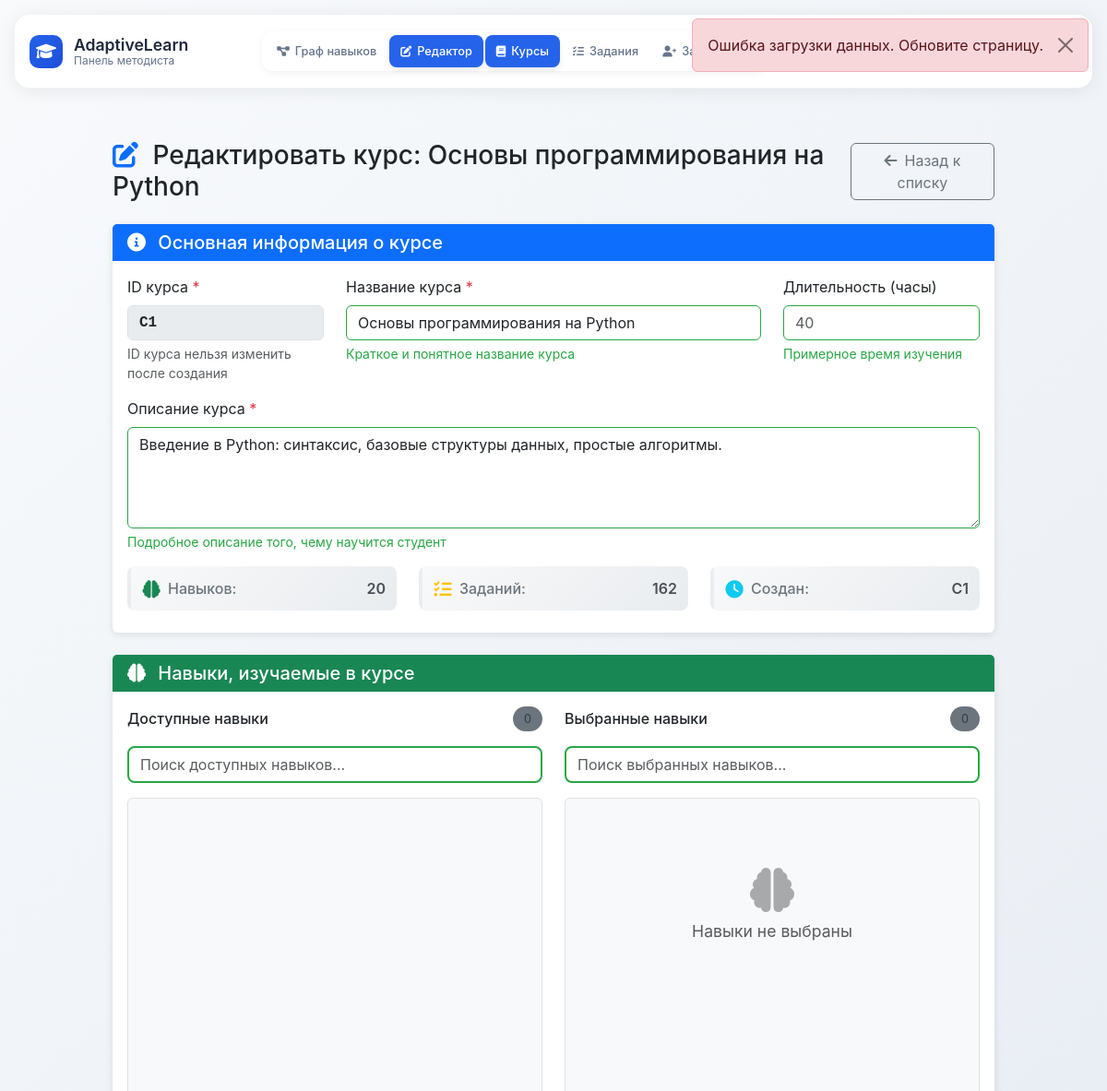
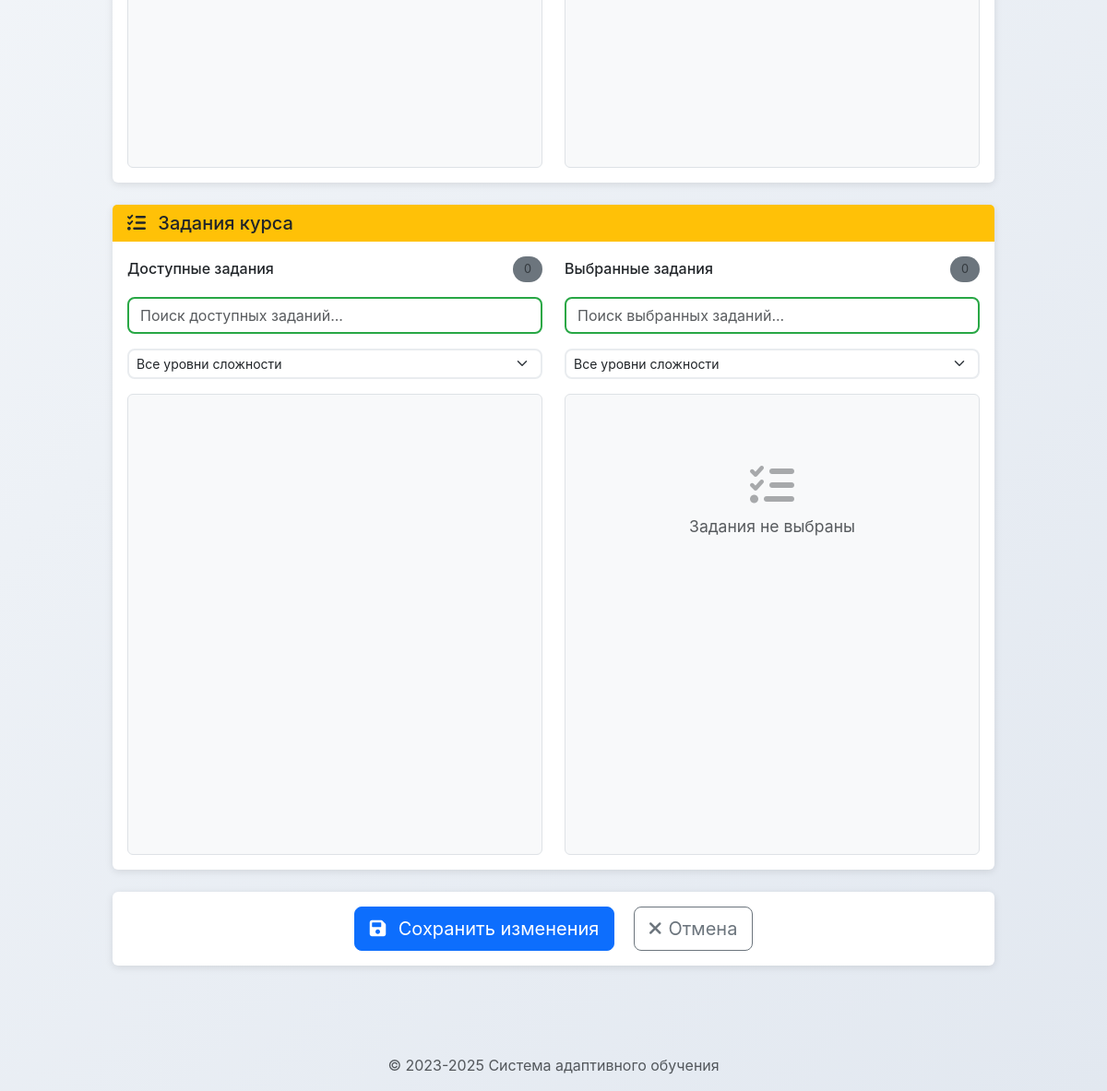
/methodist/courses/C1/edit/ (signed in), run on the app's committed database (2 pictures, top to bottom).
### skills/models.py (models this page shows, shortened)
class Course(models.Model):
    id = models.CharField(max_length=10, primary_key=True)
    name = models.CharField(max_length=255, verbose_name="Название курса")
    description = models.TextField(verbose_name="Описание")
    duration_hours = models.PositiveIntegerField(null=True, blank=True, verbose_name="Длительность (часы)")
    class Meta:
        verbose_name = "Курс"
        verbose_name_plural = "Курсы"

### methodist/views_courses.py (the view)
# urls.py: path('courses/<str:course_id>/edit/', views_courses.course_edit, name='methodist_course_edit'),
@login_required
@methodist_required
def course_edit(request, course_id):
    course = get_object_or_404(Course, id=course_id)
    if request.method == 'POST':
        return _handle_course_form(request, course)
    all_skills = Skill.objects.all().order_by('name')
    all_tasks = Task.objects.filter(is_active=True).order_by('title')
    current_skills = course.skills.all()
    current_tasks = course.tasks.all()
    context = {
        'course': course,
        'all_skills': all_skills,
        'all_tasks': all_tasks,
        'current_skills': current_skills,
        'current_tasks': current_tasks,
        'is_editing': True,
    }
    return render(request, 'methodist/course_form.html', context)

### methodist/templates/methodist/course_form.html (shortened to what this page needs)
{% extends 'methodist/base.html' %}
{% load static %}
{% block extra_css %}
<link rel="stylesheet" href="{% static 'methodist/css/courses.css' %}">
{% endblock %}
{% block content %}
<div class="container-fluid py-4">
    <div class="row justify-content-center">
        <div class="col-lg-10">
            <div class="d-flex justify-content-between align-items-center mb-4">
                <h1 class="h3 mb-0">
                    <i class="fas fa-{% if is_editing %}edit{% else %}plus{% endif %} me-2 text-primary"></i>
                    {% if is_editing %}Редактировать курс: {{ course.name }}{% else %}Создать новый курс{% endif %}
                </h1>
                <a href="{% url 'methodist_courses' %}" class="btn btn-outline-secondary">
                    <i class="fas fa-arrow-left me-2"></i>Назад к списку
                </a>
            </div>
            <form method="post" class="course-form">
                <div class="card mb-4">
                    <div class="card-header bg-primary text-white">
                        <h5 class="mb-0">
                            <i class="fas fa-info-circle me-2"></i>
                            Основная информация о курсе
                        </h5>
                    </div>
                    <div class="card-body">
                        <div class="row">
                            <div class="col-md-3">
                                <div class="mb-3">
                                    <label for="course_id" class="form-label">
                                        ID курса <span class="text-danger">*</span>
                                    </label>
                                    {% if is_editing %}
                                        <input type="text" class="form-control" id="course_id" name="course_id"
                                               value="{{ course.id }}" readonly>
                                        <div class="form-text">ID курса нельзя изменить после создания</div>
                                    {% else %}
                                        <input type="text" class="form-control" id="course_id" name="course_id"
                                               placeholder="C4, C5..." pattern="^C\d+$" maxlength="10" required>
                                        <div class="form-text">Формат: C + число (например, C4, C5)</div>
                                    {% endif %}
                                </div>
                            </div>
                            <div class="col-md-6">
                                <div class="mb-3">
                                    <label for="name" class="form-label">
                                        Название курса <span class="text-danger">*</span>
                                    </label>
                                    <input type="text" class="form-control" id="name" name="name"
                                           value="{% if course %}{{ course.name }}{% endif %}"
                                           maxlength="255" required>
                                    <div class="form-text">Краткое и понятное название курса</div>
                                </div>
                            </div>
                            <div class="col-md-3">
                                <div class="mb-3">
                                    <label for="duration_hours" class="form-label">
                                        Длительность (часы)
                                    </label>
                                    <input type="number" class="form-control" id="duration_hours" name="duration_hours"
                                           value="{% if course.duration_hours %}{{ course.duration_hours }}{% endif %}"
                                           min="1" max="1000" placeholder="40">
                                    <div class="form-text">Примерное время изучения</div>
                                </div>
                            </div>
                        </div>
                        <div class="mb-3">
                            <label for="description" class="form-label">
                                Описание курса <span class="text-danger">*</span>
                            </label>
                            <textarea class="form-control" id="description" name="description" rows="4"
                                      placeholder="Опишите содержание и цели курса"
                                      required>{% if course %}{{ course.description }}{% endif %}</textarea>
                            <div class="form-text">Подробное описание того, чему научится студент</div>
                        </div>
                        {% if is_editing %}
                        <div class="row">
                            <div class="col-md-4">
                                <div class="info-card">
                                    <i class="fas fa-brain text-success"></i>
                                    <span class="info-label">Навыков:</span>
                                    <span class="info-value">{{ current_skills.count }}</span>
                                </div>
                            </div>
                            <div class="col-md-4">
                                <div class="info-card">
                                    <i class="fas fa-tasks text-warning"></i>
                                    <span class="info-label">Заданий:</span>
                                    <span class="info-value">{{ current_tasks.count }}</span>
                                </div>
                            </div>
                            <div class="col-md-4">
                                <div class="info-card">
                                    <i class="fas fa-clock text-info"></i>
                                    <span class="info-label">Создан:</span>
                                    <span class="info-value">{{ course.id }}</span>
                                </div>
                            </div>
                        </div>
                        {% endif %}
                    </div>
                </div>
                <div class="card mb-4">
                    <div class="card-header bg-success text-white">
                        <h5 class="mb-0">
                            <i class="fas fa-brain me-2"></i>
                            Навыки, изучаемые в курсе
                        </h5>
                    </div>
                    <div class="card-body">
                        <div class="row">
                            <div class="col-md-6">
                                <div class="d-flex justify-content-between align-items-center mb-3">
                                    <h6 class="mb-0">Доступные навыки</h6>
                                    <small class="text-muted" id="available-skills-count">0</small>
                                </div>
                                <div class="skills-search mb-3">
                                    <input type="text" class="form-control" id="available-skills-search"
                                           placeholder="Поиск доступных навыков...">
                                </div>
                                <div class="skills-container" id="available-skills-container">
                                </div>
                            </div>
                            <div class="col-md-6">
                                <div class="d-flex justify-content-between align-items-center mb-3">
                                    <h6 class="mb-0">Выбранные навыки</h6>
                                    <small class="text-muted" id="selected-skills-count">0</small>
                                </div>
                                <div class="skills-search mb-3">
                                    <input type="text" class="form-control" id="selected-skills-search"
                                           placeholder="Поиск выбранных навыков...">
                                </div>
                                <div class="skills-container" id="selected-skills-container">
                                    <div class="empty-state" id="skills-empty-state">
                                        <i class="fas fa-brain fa-2x text-muted mb-2"></i>
                                        <p class="text-muted">Навыки не выбраны</p>
                                    </div>
                                </div>
                            </div>
                        </div>
                    </div>
                </div>
                <div class="card mb-4">
                    <div class="card-header bg-warning text-dark">
                        <h5 class="mb-0">
                            <i class="fas fa-tasks me-2"></i>
                            Задания курса
                        </h5>
                    </div>
                    <div class="card-body">
                        <div class="row">
                            <div class="col-md-6">
                                <div class="d-flex justify-content-between align-items-center mb-3">
                                    <h6 class="mb-0">Доступные задания</h6>
                                    <small class="text-muted" id="available-tasks-count">0</small>
                                </div>
                                <div class="tasks-search mb-3">
                                    <input type="text" class="form-control" id="available-tasks-search"
                                           placeholder="Поиск доступных заданий...">
                                </div>
                                <div class="tasks-filters mb-3">
                                    <select class="form-select form-select-sm" id="tasks-difficulty-filter">
                                        <option value="">Все уровни сложности</option>
                                    </select>
                                </div>
                                <div class="tasks-container" id="available-tasks-container">
                                </div>
                            </div>                            <div class="col-md-6">
                                <div class="d-flex justify-content-between align-items-center mb-3">
                                    <h6 class="mb-0">Выбранные задания</h6>
                                    <small class="text-muted" id="selected-tasks-count">0</small>
                                </div>
                                <div class="tasks-search mb-3">
                                    <input type="text" class="form-control" id="selected-tasks-search"
                                           placeholder="Поиск выбранных заданий...">
                                </div>
                                <div class="tasks-filters mb-3">
                                    <select class="form-select form-select-sm" id="selected-tasks-difficulty-filter">
                                        <option value="">Все уровни сложности</option>
                                    </select>
                                </div>
                                <div class="tasks-container" id="selected-tasks-container">
                                    <div class="empty-state" id="tasks-empty-state">
                                        <i class="fas fa-tasks fa-2x text-muted mb-2"></i>
                                        <p class="text-muted">Задания не выбраны</p>
                                    </div>
                                </div>
                            </div>
                        </div>
                    </div>
                </div>
                <div class="card">
                    <div class="card-body text-center">
                        <button type="submit" class="btn btn-primary btn-lg me-3">
                            <i class="fas fa-save me-2"></i>
                            {% if is_editing %}Сохранить изменения{% else %}Создать курс{% endif %}
                        </button>
                        <a href="{% url 'methodist_courses' %}" class="btn btn-outline-secondary btn-lg">
                            <i class="fas fa-times me-2"></i>Отмена
                        </a>
                    </div>
                </div>
            </form>
        </div>
    </div>
</div>
{% endblock %}

### methodist/templates/methodist/base.html (style rules this page uses)
:root { --primary-color: #2563eb; --primary-dark: #1d4ed8; --secondary-color: #64748b; --accent-color: #f59e0b; --success-color: #10b981; --danger-color: #ef4444; --text-color: #1e293b; --text-muted: #64748b; --border-color: #e2e8f0; --bg-light: #f8fafc; --shadow: 0 4px 6px -1px rgba(0, 0, 0, 0.1); }
html, body { margin: 0; padding: 0; }
body { background: linear-gradient(135deg, #f8fafc 0%, #e2e8f0 100%); min-height: 100vh; font-family: 'Inter', -apple-system, BlinkMacSystemFont, sans-serif; }

### data on the page
Course: name "Основы программирования на Python", course_id "C1", description "Введение в Python: синтаксис, базовые структуры данных, простые алгоритмы.", id "C1"

### other printed values
{{ current_skills.count }} "20"
{{ current_tasks.count }} "162"
